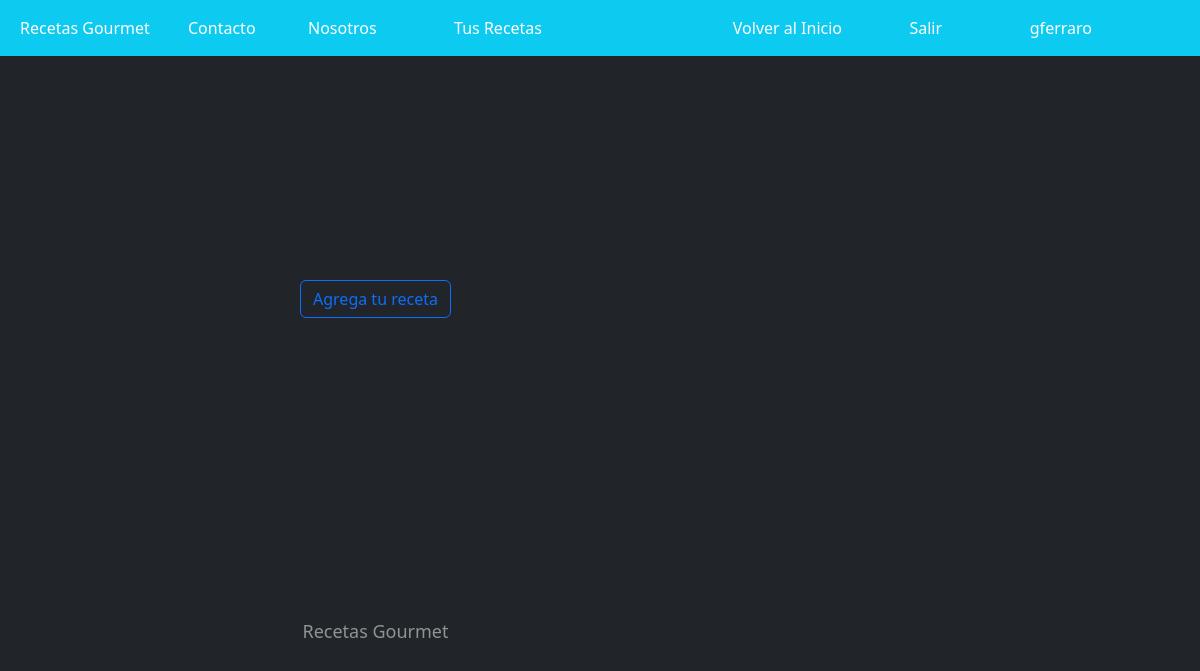
/Blog/tus_recetas/ (signed in), run on an earlier commit of the app's database.
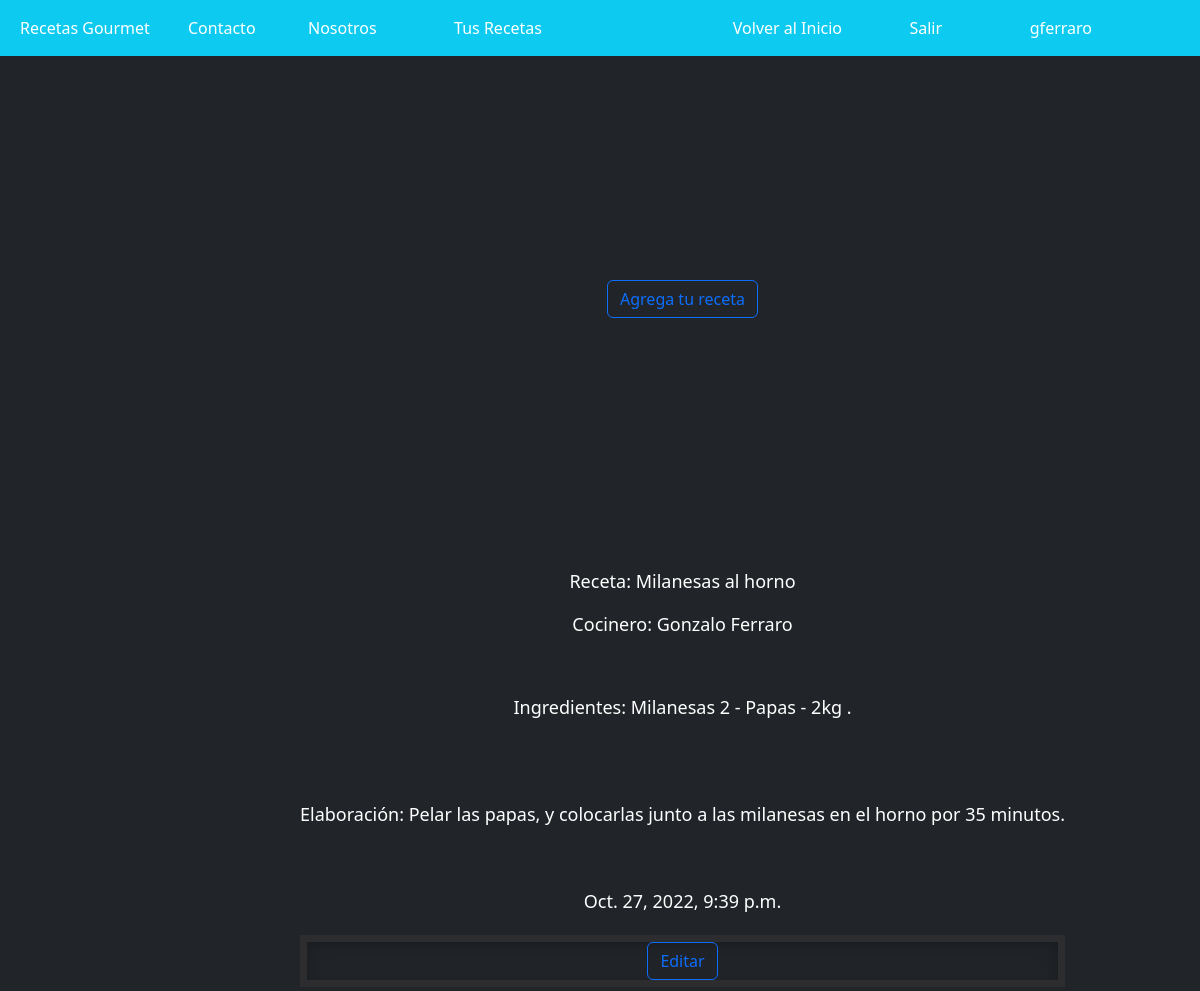
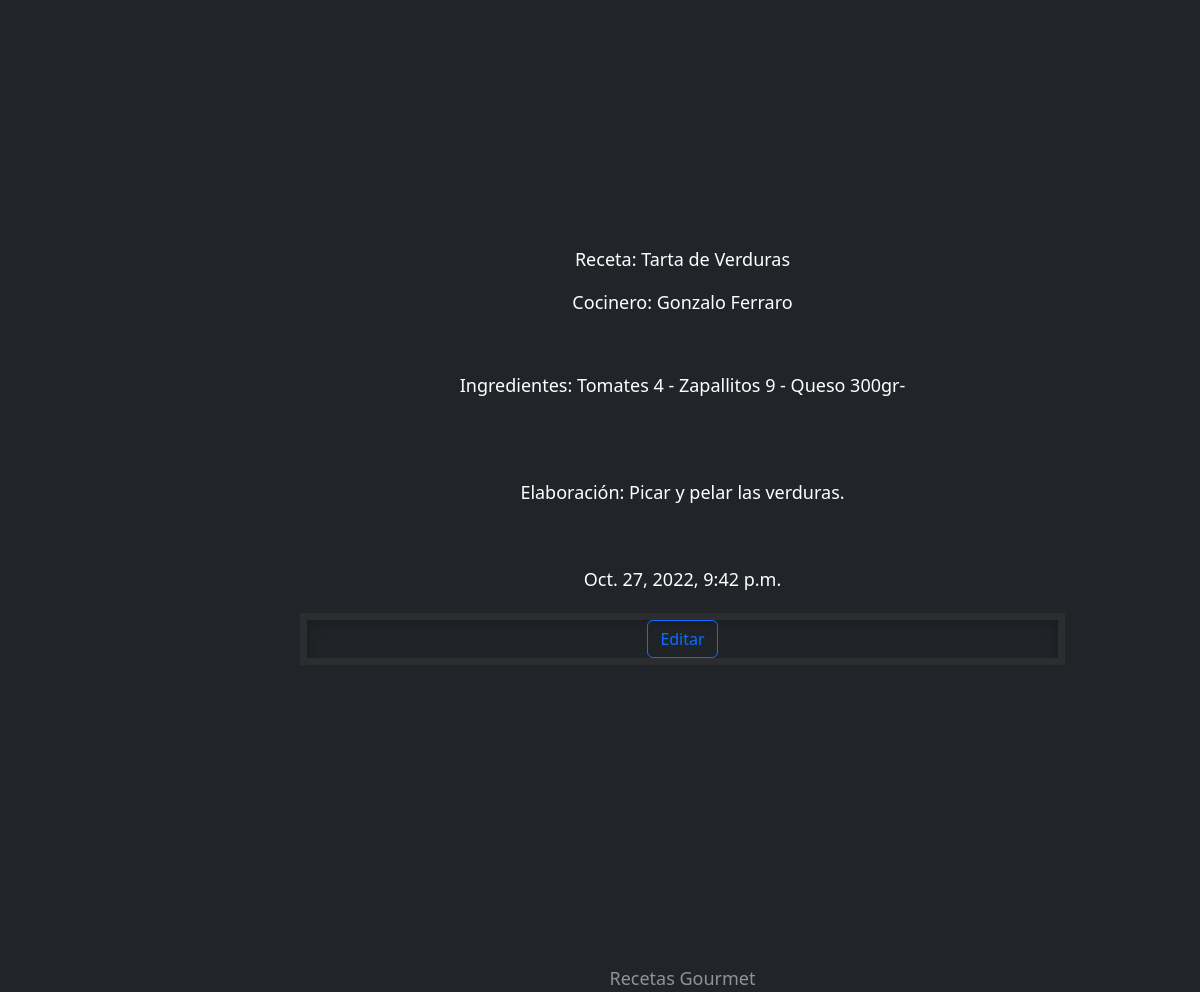
And on a later commit of the database (2 pictures, top to bottom).
### Blog/models.py (models this page shows)
class Receta_Amateur(models.Model):
    nombre = models.CharField(max_length=80)
    ingrediente = models.CharField(max_length=5000, null=True, blank = True)
    texto = models.CharField(max_length=5000)
    autor = models.CharField(max_length=30)
    fecha = models.DateTimeField(auto_now_add=True)
    us = models.CharField(max_length=30,null=True, blank=True)
    nivel = 'amateur'

### Blog/views.py (the view)
# urls.py: path('tus_recetas/', tus_recetas),
@login_required
def tus_recetas(request):
    rec = Receta_Amateur.objects.all()
    return render(request, "tus_recetas.html",{"recetas":rec})

### Blog/template/tus_recetas.html (shortened to what this page needs)
{% extends "home.html"%}
    {% load static %}
{% block contenido %}
<body class="d-flex h-100 text-center text-bg-dark" >
            <div class="list-group-item" style="position: relative;left:300px">
            <a class= "btn btn-outline-primary" style="position: relative;top:200px;" aria-current="page" href="/Blog/agregar_receta/">Agrega tu receta</a>
                {% if recetas %}
                    {% for r in recetas %}
                        <div style="position: relative; top:450px">
                            <p>
                                Receta:  {{r.nombre}}
                            </p>
                            <p >
                                Cocinero:  {{r.autor}}
                            </p>
                            <div style="position: relative; top:40px">
                                Ingredientes:
                                {{r.ingrediente}}
                            </div>
                            <div class= "justify-content-center" style="position: relative; top:120px">
                                Elaboración: {{r.texto}}
                            </div>
                            <div style="position: relative; top:180px">
                                {{r.fecha}}
                            </div>
                            <div class="list-group" style="position:relative; top:200px">
                                <div class="borde">
                                    <a  href="/Blog/editar_tus_recetas/{{r.id}}" class= "btn btn-outline-primary" style="position: relative;">Editar</a>
                                </div>
                            </div>
                    {%endfor%}
                {% endif %}
            <footer class="mt-auto text-white-50" style="position:relative;top:500px">
                <p>Recetas Gourmet </p>
            </footer>
</body>
</html>
{% endblock %}

What changed in the data, as far as the page shows it:
added Receta_Amateur: nombre "Milanesas al horno", autor "Gonzalo Ferraro", ingrediente "Milanesas 2 - Papas - 2kg .", texto "Pelar las papas, y colocarlas junto a las milanesas en el horno por 35 minutos.", fecha "Oct. 27, 2022, 9:39 p.m."
added Receta_Amateur: nombre "Tarta de Verduras", autor "Gonzalo Ferraro", ingrediente "Tomates 4 - Zapallitos 9 - Queso 300gr-", texto "Picar y pelar las verduras.", fecha "Oct. 27, 2022, 9:42 p.m."
